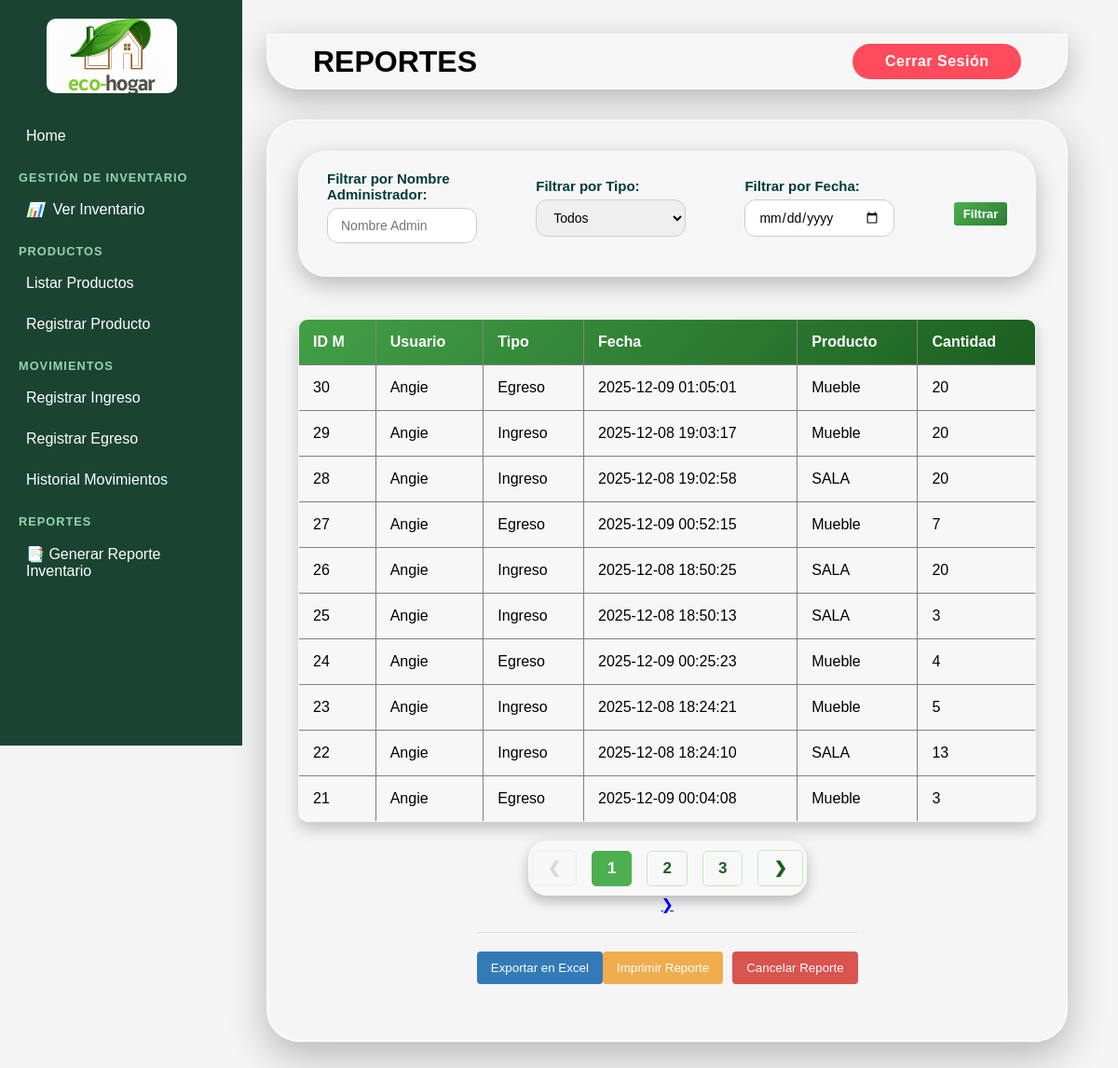
The page /generarReportes.php on the database as committed earlier.
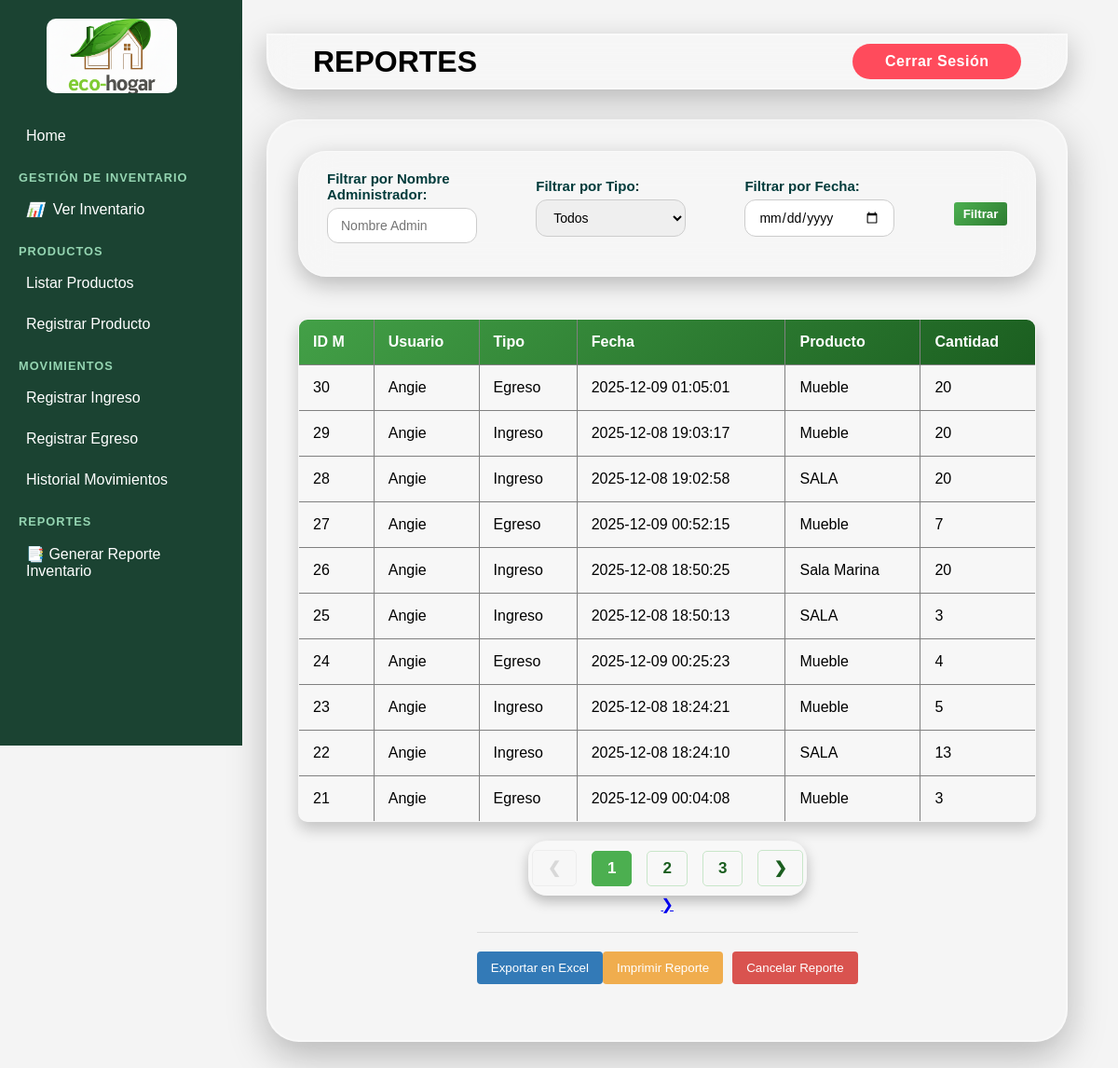
The same page on the database as committed later.
### tables this page shows
CREATE TABLE `movimientos` (
  `idMov` int(11) NOT NULL,
  `idUsuFK` int(11) NOT NULL,
  `idProFK` int(11) NOT NULL,
  `tipMo` int(11) NOT NULL,
  `cantSto` int(11) NOT NULL,
  `fecMov` datetime NOT NULL,
  `razEgre` text NOT NULL
);

CREATE TABLE `productos` (
  `idPro` int(11) NOT NULL,
  `idCatFK` int(11) NOT NULL,
  `nomPro` varchar(100) NOT NULL,
  `desPro` text NOT NULL,
  `preUni` decimal(10,0) NOT NULL,
  `preVen` decimal(10,0) NOT NULL,
  `FecReg` date NOT NULL,
  `stoAct` int(11) NOT NULL,
  `umbMinSo` int(11) NOT NULL,
  `idEstProEnumFK` int(11) NOT NULL
);

CREATE TABLE `usuarios` (
  `idUsu` int(11) NOT NULL,
  `nomUsu` varchar(50) NOT NULL,
  `email_Usu` varchar(50) NOT NULL,
  `clave` varchar(100) NOT NULL,
  `idRolFK` int(11) NOT NULL
);

### logica/logica-reportes.php (called while the page is built, shortened)
<?php
include("./conexion/conexion.php");
$registrosPorPagina = 10;
$pagina = isset($_GET['pag']) && is_numeric($_GET['pag']) ? (int)$_GET['pag'] : 1;
$offset = ($pagina - 1) * $registrosPorPagina;
$whereClause = "WHERE 1=1 ";
$sqlBase = "
    SELECT
        m.idMov AS idMov,
        u.nomUsu AS nomUsu,
        CASE
            WHEN m.tipMo = 1 THEN 'Ingreso'
            WHEN m.tipMo = 2 THEN 'Egreso'
            WHEN m.tipMo = 3 THEN 'Actualización'
            WHEN m.tipMo = 4 THEN 'Eliminación'
            ELSE m.tipMo
        END AS tipMo,
        m.fecMov AS fecMov,
        p.nomPro AS nomPro,
        m.cantSto AS cantSto
    FROM
        movimientos m
    INNER JOIN
        usuarios u ON m.idUsuFK = u.idUsu
    INNER JOIN
        productos p ON m.idProFK = p.idPro
    {$whereClause}
    ORDER BY
        m.idMov DESC
";
$sqlFinal = "{$sqlBase} LIMIT {$offset}, {$registrosPorPagina}";
$sqlReporte = $conexion->query($sqlFinal);
?>

### generarReportes.php (the view, shortened to what the changed rows need)
<?php
include("logica/logica-reportes.php");
?>
<!DOCTYPE html>
<html lang="es">
<head>
</head>
<body>
     <main class="content-area">
    <header class="topbar">
       <h1>REPORTES</h1>
    </header>
    <div class="admin-box">
            <table border="1" cellpadding="10" cellspacing="0" style="border-collapse: collapse; width: 100%;">
            <tr style="background: linear-gradient(135deg, #43a047, #1b5e20); color: white; text-align: left;">
                        <th>ID M</th>
                        <th>Usuario</th>
                        <th>Tipo</th>
                        <th>Fecha</th>
                        <th>Producto</th>
                        <th>Cantidad</th>
                    </tr>
                    <?php
                    if (isset($sqlReporte) && $sqlReporte->num_rows > 0) {
                        while ($fila = $sqlReporte->fetch_assoc()) {
                    ?>
                            <tr>
                            <td><?php echo $fila['idMov']; ?></td>
                            <td><?php echo $fila['nomUsu']; ?></td>
                            <td><?php echo $fila['tipMo']; ?></td>
                            <td><?php echo $fila['fecMov']; ?></td>
                            <td><?php echo $fila['nomPro']; ?></td>
                            <td><?php echo $fila['cantSto']; ?></td>
                            </tr>
                    <?php
                        }
                    } else {
                    ?>
                        <tr>
                            <td colspan="6" style="text-align: center;">No se encontraron datos según los filtros.</td>
                        </tr>
                    <?php
                    }
                    ?>
                </table>
    </div>
</body>
</html>

Rows that differ between the two databases and show on the page:
changed through a linked row, movimientos id 26: idProFK.nomPro "SALA" → "Sala Marina"
